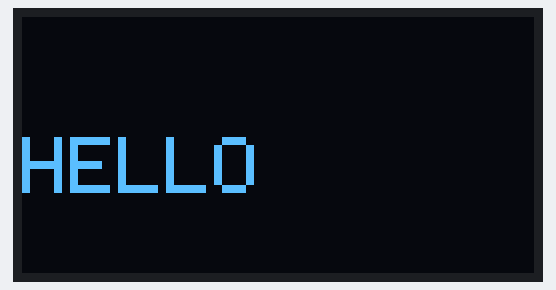
Bench run of a sketch on a simulated ESP8266 (NodeMCU). Parts: 128×64 one-colour display. What the sketch prints to the serial monitor is not drawn.

Above: at 0.1 s.

The sketch:

Test_1.ino
```cpp
#include<OakOLED.h>
#include <ESP8266WiFi.h>

OakOLED oled;

void setup() {
  // put your setup code here, to run once:
  Serial.begin(9600);   // Initialize the BUILTIN_LED pin as an output
  oled.begin();
  oled.clearDisplay();
  oled.setTextSize(2);
  oled.setTextColor(1);
  Serial.println("STARTING");

}

void loop() {
  // put your main code here, to run repeatedly:
    oled.setCursor(0,30);
  oled.println("HELLO");
  oled.display();
     delay(1000);
    oled.clearDisplay();

}
```
